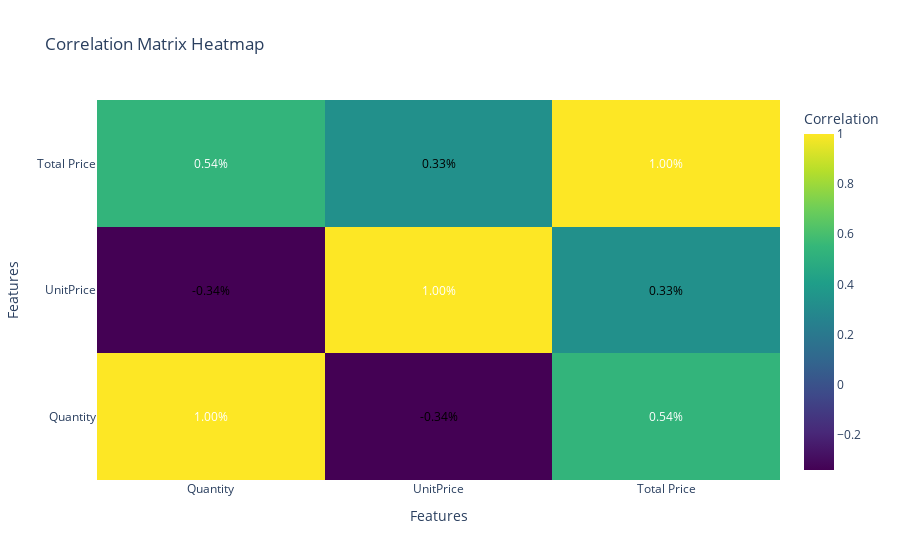

Notebook code for this chart:
### Code cell
import plotly.graph_objects as go

# Select numerical columns excluding 'CustomerID' and compute the correlation matrix
correlation_matrix = df.select_dtypes(include=["int64", "float64"]).drop(columns="CustomerID").corr()

# Extract column names for labeling
column_names = correlation_matrix.columns

# Create annotations for the heatmap with percentages
annotations = []
for i in range(correlation_matrix.shape[0]):
    for j in range(correlation_matrix.shape[1]):
        percentage = correlation_matrix.values[i, j]
        annotations.append(
            go.layout.Annotation(
                text=f'{percentage:.2f}%',
                x=j,
                y=i,
                xref='x1',
                yref='y1',
                showarrow=False,
                font=dict(color='black' if percentage < 0.5 else 'white')
            )
        )



# Create a heatmap figure using Plotly
fig = go.Figure(
    data=go.Heatmap(
        z=correlation_matrix,
        x=column_names,  # Set x-axis labels
        y=column_names,  # Set y-axis labels
        colorscale='Viridis',  # Optional: Choose a color scale for better visualization
        colorbar=dict(title="Correlation")  # Optional: Add a title to the color bar
    )
)

# Set the title and axis labels for better context
fig.update_layout(
    title="Correlation Matrix Heatmap",
    xaxis_title="Features",
    yaxis_title="Features",
    annotations=annotations
    
)

# Display the heatmap
fig.show()

### Figure 1 — Plotly figure (JSON) as saved in the notebook; plotly's stock layout.template omitted (floating-point values rounded to 4 significant figures)
{"data": [{"colorbar": {"title": {"text": "Correlation"}}, "colorscale": [[0, "#440154"], [0.1111, "#482878"], [0.2222, "#3e4989"], [0.3333, "#31688e"], [0.4444, "#26828e"], [0.5556, "#1f9e89"], [0.6667, "#35b779"], [0.7778, "#6ece58"], [0.8889, "#b5de2b"], [1, "#fde725"]], "type": "heatmap", "x": ["Quantity", "UnitPrice", "Total Price"], "y": ["Quantity", "UnitPrice", "Total Price"], "z": [[1, -0.3404, 0.5381], [-0.3404, 1, 0.3306], [0.5381, 0.3306, 1]]}], "layout": {"annotations": [{"font": {"color": "white"}, "showarrow": false, "text": "1.00%", "x": 0, "xref": "x", "y": 0, "yref": "y"}, {"font": {"color": "black"}, "showarrow": false, "text": "-0.34%", "x": 1, "xref": "x", "y": 0, "yref": "y"}, {"font": {"color": "white"}, "showarrow": false, "text": "0.54%", "x": 2, "xref": "x", "y": 0, "yref": "y"}, {"font": {"color": "black"}, "showarrow": false, "text": "-0.34%", "x": 0, "xref": "x", "y": 1, "yref": "y"}, {"font": {"color": "white"}, "showarrow": false, "text": "1.00%", "x": 1, "xref": "x", "y": 1, "yref": "y"}, {"font": {"color": "black"}, "showarrow": false, "text": "0.33%", "x": 2, "xref": "x", "y": 1, "yref": "y"}, {"font": {"color": "white"}, "showarrow": false, "text": "0.54%", "x": 0, "xref": "x", "y": 2, "yref": "y"}, {"font": {"color": "black"}, "showarrow": false, "text": "0.33%", "x": 1, "xref": "x", "y": 2, "yref": "y"}, {"font": {"color": "white"}, "showarrow": false, "text": "1.00%", "x": 2, "xref": "x", "y": 2, "yref": "y"}], "autosize": true, "title": {"text": "Correlation Matrix Heatmap"}, "xaxis": {"autorange": true, "range": [-0.5, 2.5], "title": {"text": "Features"}, "type": "category"}, "yaxis": {"autorange": false, "range": [-0.5, 2.5], "title": {"text": "Features"}, "type": "category"}}}
